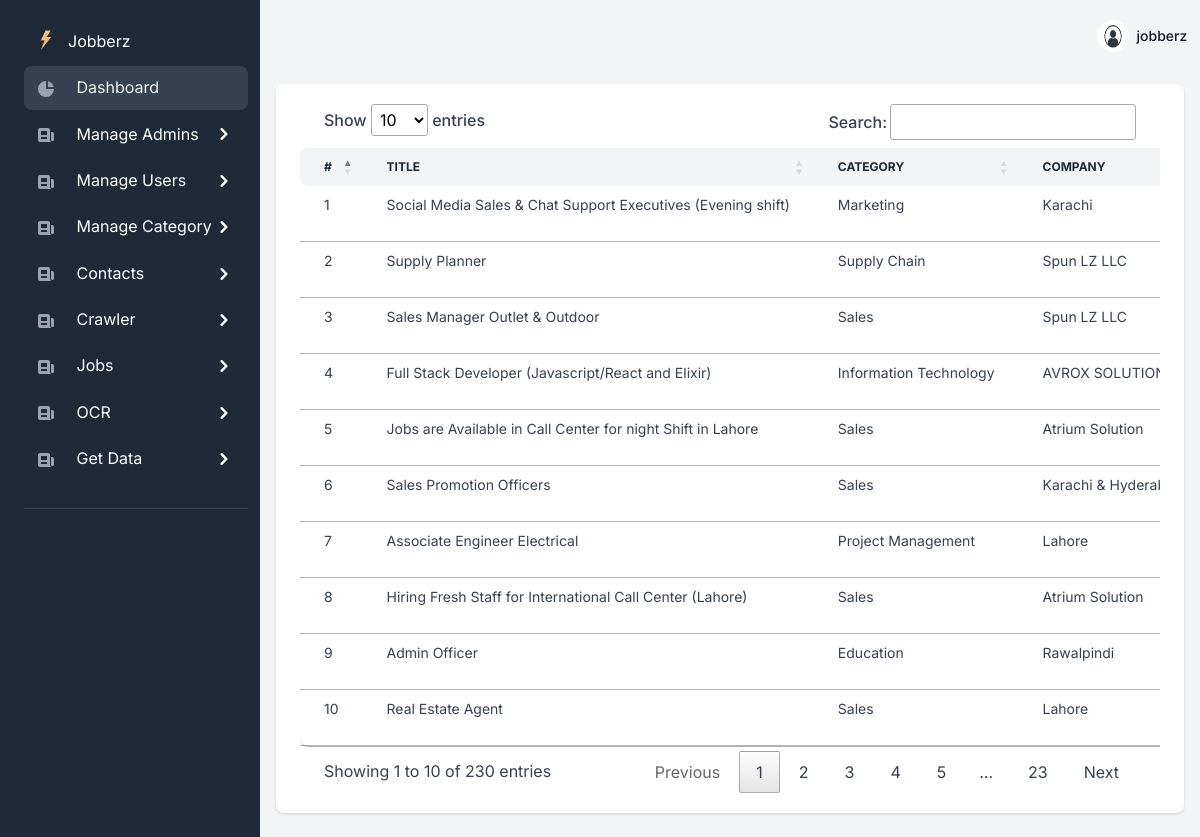
Screenshot of /AdminSide/AllJobs (signed in) with the database file from the repository.
### AdminSide/models.py (models this page shows, shortened)
class Jobs(models.Model):
    Title = models.CharField(null=True,blank=True,max_length=50)
    Link  = models.CharField(null=True,blank=True,max_length=100)
    Company = models.ForeignKey('Company',on_delete=models.CASCADE,null=True)
    Location = models.CharField(null=True,blank=True,max_length=100)
    Experience = models.CharField(null=True,blank=True,max_length=100)
    Salary = models.CharField(null=True,blank=True,max_length=100)
    Time = models.CharField(null=True,blank=True,max_length=100)
    ApplyLink = models.CharField(null=True,blank=True,max_length=100)
    Category = models.ForeignKey('Category',on_delete=models.CASCADE,null=True)
    CareerLevel = models.CharField(null=True,blank=True,max_length=100)
    Qualification = models.CharField(null=True,blank=True,max_length=100)
    Vacancies = models.CharField(null=True,blank=True,max_length=100)
    Description = models.TextField(null=True,blank=True,max_length=1000)
    Skills = models.TextField(null=True,blank=True,max_length=500)

class Category(models.Model):
    Name = models.CharField(null=True,blank=True,max_length=100)
    def __str__(self):
        return self.Name

class Company(models.Model):
    Name = models.CharField(null=True,blank=True,max_length=100)
    def __str__(self):
        return self.Name

### AdminSide/views.py (the view)
# urls.py: path('AllJobs',views.AllJobs,name="AllJobs"),
@login_required(login_url="AdminLogin")
def AllJobs(request):
	JobsAll = Jobs.objects.all()
	context = {"JobsAll":JobsAll}
	return render(request,'AdminSide/AllJobs.html',context)

### AdminSide/templates/AdminSide/AllJobs.html (shortened to what this page needs)
{% extends 'main.html' %}
{% load static %}
{% block content %}
<div class="card border-0 shadow mb-4 mt-4">
      <div class="card-body">
        <div class="table-responsive">
          <table class="table table-centered table-nowrap mb-0 rounded" id="jobsTable">
            <thead class="thead-light">
              <tr>
                <th class="border-0 rounded-start">#</th>
                <th class="border-0">Title</th>
                <th class="border-0">Category</th>
                <th class="border-0">Company</th>
              </tr>
            </thead>
            <tbody>
                {% for jobs in JobsAll %}
                <tr>
                    <td>{{forloop.counter}}</td>
                    <td>{{jobs.Title}}</td>
                    <td>{{jobs.Category}}</td>
                    <td>{{ jobs.Company }}</td>
                </tr>
                {% endfor %}
            </tbody>
          </table>
        </div>
      </div>
    </div>
{% endblock content %}

### templates/AdminHeader.html (shortened to what this page needs)
{% load static %}
<nav id="sidebarMenu" class="sidebar d-lg-block bg-gray-800 text-white collapse" data-simplebar>
  <div class="sidebar-inner px-4 pt-3">
    <ul class="nav flex-column pt-3 pt-md-0">
      <li class="nav-item">
        <a href="{% url 'index' %}" class="nav-link d-flex align-items-center">
          <span class="sidebar-icon">
            <img src="{% static 'img/brand/light.svg' %}" height="20" width="20" alt="Volt Logo" />
          </span>
          <span class="mt-1 ms-1 sidebar-text">Jobberz</span>
        </a>
      </li>
      <li class="nav-item active">
        <a href="{% url 'dashboard' %}" class="nav-link">
          <span class="sidebar-icon">
            <svg class="icon icon-xs me-2" fill="currentColor" viewBox="0 0 20 20" xmlns="http://www.w3.org/2000/svg">
              <path d="M2 10a8 8 0 018-8v8h8a8 8 0 11-16 0z"></path>
              <path d="M12 2.252A8.014 8.014 0 0117.748 8H12V2.252z"></path>
            </svg>
          </span>
          <span class="sidebar-text">Dashboard</span>
        </a>
      </li>
      <li class="nav-item">
        <span class="nav-link collapsed d-flex justify-content-between align-items-center" data-bs-toggle="collapse"
          data-bs-target="#submenu-pages">
          <span>
            <span class="sidebar-icon">
              <svg class="icon icon-xs me-2" fill="currentColor" viewBox="0 0 20 20" xmlns="http://www.w3.org/2000/svg">
                <path fill-rule="evenodd"
                  d="M2 5a2 2 0 012-2h8a2 2 0 012 2v10a2 2 0 002 2H4a2 2 0 01-2-2V5zm3 1h6v4H5V6zm6 6H5v2h6v-2z"
                  clip-rule="evenodd"></path>
                <path d="M15 7h1a2 2 0 012 2v5.5a1.5 1.5 0 01-3 0V7z"></path>
              </svg>
            </span>
            <span class="sidebar-text">Manage Admins</span>
          </span>
          <span class="link-arrow">
            <svg class="icon icon-sm" fill="currentColor" viewBox="0 0 20 20" xmlns="http://www.w3.org/2000/svg">
              <path fill-rule="evenodd"
                d="M7.293 14.707a1 1 0 010-1.414L10.586 10 7.293 6.707a1 1 0 011.414-1.414l4 4a1 1 0 010 1.414l-4 4a1 1 0 01-1.414 0z"
                clip-rule="evenodd"></path>
            </svg>
          </span>
        </span>
      </li>
      <li class="nav-item">
        <span class="nav-link collapsed d-flex justify-content-between align-items-center" data-bs-toggle="collapse"
          data-bs-target="#submenu-users">
          <span>
            <span class="sidebar-icon">
              <svg class="icon icon-xs me-2" fill="currentColor" viewBox="0 0 20 20" xmlns="http://www.w3.org/2000/svg">
                <path fill-rule="evenodd"
                  d="M2 5a2 2 0 012-2h8a2 2 0 012 2v10a2 2 0 002 2H4a2 2 0 01-2-2V5zm3 1h6v4H5V6zm6 6H5v2h6v-2z"
                  clip-rule="evenodd"></path>
                <path d="M15 7h1a2 2 0 012 2v5.5a1.5 1.5 0 01-3 0V7z"></path>
              </svg>
            </span>
            <span class="sidebar-text">Manage Users</span>
          </span>
          <span class="link-arrow">
            <svg class="icon icon-sm" fill="currentColor" viewBox="0 0 20 20" xmlns="http://www.w3.org/2000/svg">
              <path fill-rule="evenodd"
                d="M7.293 14.707a1 1 0 010-1.414L10.586 10 7.293 6.707a1 1 0 011.414-1.414l4 4a1 1 0 010 1.414l-4 4a1 1 0 01-1.414 0z"
                clip-rule="evenodd"></path>
            </svg>
          </span>
        </span>
      </li>
      <li class="nav-item">
        <span class="nav-link collapsed d-flex justify-content-between align-items-center" data-bs-toggle="collapse"
          data-bs-target="#submenu-category">
          <span>
            <span class="sidebar-icon">
              <svg class="icon icon-xs me-2" fill="currentColor" viewBox="0 0 20 20" xmlns="http://www.w3.org/2000/svg">
                <path fill-rule="evenodd"
                  d="M2 5a2 2 0 012-2h8a2 2 0 012 2v10a2 2 0 002 2H4a2 2 0 01-2-2V5zm3 1h6v4H5V6zm6 6H5v2h6v-2z"
                  clip-rule="evenodd"></path>
                <path d="M15 7h1a2 2 0 012 2v5.5a1.5 1.5 0 01-3 0V7z"></path>
              </svg>
            </span>
            <span class="sidebar-text">Manage Category</span>
          </span>
          <span class="link-arrow">
            <svg class="icon icon-sm" fill="currentColor" viewBox="0 0 20 20" xmlns="http://www.w3.org/2000/svg">
              <path fill-rule="evenodd"
                d="M7.293 14.707a1 1 0 010-1.414L10.586 10 7.293 6.707a1 1 0 011.414-1.414l4 4a1 1 0 010 1.414l-4 4a1 1 0 01-1.414 0z"
                clip-rule="evenodd"></path>
            </svg>
          </span>
        </span>
      </li>
      <li class="nav-item">
        <span class="nav-link collapsed d-flex justify-content-between align-items-center" data-bs-toggle="collapse"
          data-bs-target="#submenu-contact">
          <span>
            <span class="sidebar-icon">
              <svg class="icon icon-xs me-2" fill="currentColor" viewBox="0 0 20 20" xmlns="http://www.w3.org/2000/svg">
                <path fill-rule="evenodd"
                  d="M2 5a2 2 0 012-2h8a2 2 0 012 2v10a2 2 0 002 2H4a2 2 0 01-2-2V5zm3 1h6v4H5V6zm6 6H5v2h6v-2z"
                  clip-rule="evenodd"></path>
                <path d="M15 7h1a2 2 0 012 2v5.5a1.5 1.5 0 01-3 0V7z"></path>
              </svg>
            </span>
            <span class="sidebar-text">Contacts</span>
          </span>
          <span class="link-arrow">
            <svg class="icon icon-sm" fill="currentColor" viewBox="0 0 20 20" xmlns="http://www.w3.org/2000/svg">
              <path fill-rule="evenodd"
                d="M7.293 14.707a1 1 0 010-1.414L10.586 10 7.293 6.707a1 1 0 011.414-1.414l4 4a1 1 0 010 1.414l-4 4a1 1 0 01-1.414 0z"
                clip-rule="evenodd"></path>
            </svg>
          </span>
        </span>
      </li>
      <li class="nav-item">
        <span class="nav-link collapsed d-flex justify-content-between align-items-center" data-bs-toggle="collapse"
          data-bs-target="#submenu-crawler">
          <span>
            <span class="sidebar-icon">
              <svg class="icon icon-xs me-2" fill="currentColor" viewBox="0 0 20 20" xmlns="http://www.w3.org/2000/svg">
                <path fill-rule="evenodd"
                  d="M2 5a2 2 0 012-2h8a2 2 0 012 2v10a2 2 0 002 2H4a2 2 0 01-2-2V5zm3 1h6v4H5V6zm6 6H5v2h6v-2z"
                  clip-rule="evenodd"></path>
                <path d="M15 7h1a2 2 0 012 2v5.5a1.5 1.5 0 01-3 0V7z"></path>
              </svg>
            </span>
            <span class="sidebar-text">Crawler</span>
          </span>
          <span class="link-arrow">
            <svg class="icon icon-sm" fill="currentColor" viewBox="0 0 20 20" xmlns="http://www.w3.org/2000/svg">
              <path fill-rule="evenodd"
                d="M7.293 14.707a1 1 0 010-1.414L10.586 10 7.293 6.707a1 1 0 011.414-1.414l4 4a1 1 0 010 1.414l-4 4a1 1 0 01-1.414 0z"
                clip-rule="evenodd"></path>
            </svg>
          </span>
        </span>
      </li>
      <li class="nav-item">
        <span class="nav-link collapsed d-flex justify-content-between align-items-center" data-bs-toggle="collapse"
          data-bs-target="#submenu-jobs">
          <span>
            <span class="sidebar-icon">
              <svg class="icon icon-xs me-2" fill="currentColor" viewBox="0 0 20 20" xmlns="http://www.w3.org/2000/svg">
                <path fill-rule="evenodd"
                  d="M2 5a2 2 0 012-2h8a2 2 0 012 2v10a2 2 0 002 2H4a2 2 0 01-2-2V5zm3 1h6v4H5V6zm6 6H5v2h6v-2z"
                  clip-rule="evenodd"></path>
                <path d="M15 7h1a2 2 0 012 2v5.5a1.5 1.5 0 01-3 0V7z"></path>
              </svg>
            </span>
            <span class="sidebar-text">Jobs</span>
          </span>
          <span class="link-arrow">
            <svg class="icon icon-sm" fill="currentColor" viewBox="0 0 20 20" xmlns="http://www.w3.org/2000/svg">
              <path fill-rule="evenodd"
                d="M7.293 14.707a1 1 0 010-1.414L10.586 10 7.293 6.707a1 1 0 011.414-1.414l4 4a1 1 0 010 1.414l-4 4a1 1 0 01-1.414 0z"
                clip-rule="evenodd"></path>
            </svg>
          </span>
        </span>
      </li>
      <li class="nav-item">
        <span class="nav-link collapsed d-flex justify-content-between align-items-center" data-bs-toggle="collapse"
          data-bs-target="#submenu-ocr">
          <span>
            <span class="sidebar-icon">
              <svg class="icon icon-xs me-2" fill="currentColor" viewBox="0 0 20 20" xmlns="http://www.w3.org/2000/svg">
                <path fill-rule="evenodd"
                  d="M2 5a2 2 0 012-2h8a2 2 0 012 2v10a2 2 0 002 2H4a2 2 0 01-2-2V5zm3 1h6v4H5V6zm6 6H5v2h6v-2z"
                  clip-rule="evenodd"></path>
                <path d="M15 7h1a2 2 0 012 2v5.5a1.5 1.5 0 01-3 0V7z"></path>
              </svg>
            </span>
            <span class="sidebar-text">OCR</span>
          </span>
          <span class="link-arrow">
            <svg class="icon icon-sm" fill="currentColor" viewBox="0 0 20 20" xmlns="http://www.w3.org/2000/svg">
              <path fill-rule="evenodd"
                d="M7.293 14.707a1 1 0 010-1.414L10.586 10 7.293 6.707a1 1 0 011.414-1.414l4 4a1 1 0 010 1.414l-4 4a1 1 0 01-1.414 0z"
                clip-rule="evenodd"></path>
            </svg>
          </span>
        </span>
      </li>
      <li class="nav-item">
        <span class="nav-link collapsed d-flex justify-content-between align-items-center" data-bs-toggle="collapse"
          data-bs-target="#submenu-getData">
          <span>
            <span class="sidebar-icon">
              <svg class="icon icon-xs me-2" fill="currentColor" viewBox="0 0 20 20" xmlns="http://www.w3.org/2000/svg">
                <path fill-rule="evenodd"
                  d="M2 5a2 2 0 012-2h8a2 2 0 012 2v10a2 2 0 002 2H4a2 2 0 01-2-2V5zm3 1h6v4H5V6zm6 6H5v2h6v-2z"
                  clip-rule="evenodd"></path>
                <path d="M15 7h1a2 2 0 012 2v5.5a1.5 1.5 0 01-3 0V7z"></path>
              </svg>
            </span>
            <span class="sidebar-text">Get Data</span>
          </span>
          <span class="link-arrow">
            <svg class="icon icon-sm" fill="currentColor" viewBox="0 0 20 20" xmlns="http://www.w3.org/2000/svg">
              <path fill-rule="evenodd"
                d="M7.293 14.707a1 1 0 010-1.414L10.586 10 7.293 6.707a1 1 0 011.414-1.414l4 4a1 1 0 010 1.414l-4 4a1 1 0 01-1.414 0z"
                clip-rule="evenodd"></path>
            </svg>
          </span>
        </span>
      </li>
      <li role="separator" class="dropdown-divider mt-4 mb-3 border-gray-700"></li>
    </ul>
  </div>
</nav>
<main class="content">
  <nav class="navbar navbar-top navbar-expand navbar-dashboard navbar-dark ps-0 pe-2 pb-0">
    <div class="container-fluid px-0">
      <ul class="navbar-nav align-items-center">
        <li class="nav-item dropdown ms-lg-3">
          <a class="nav-link dropdown-toggle pt-1 px-0" href="#" role="button" data-bs-toggle="dropdown"
            aria-expanded="false">
            <div class="media d-flex align-items-center">
              <img class="avatar rounded-circle" alt="Image placeholder"
                src="{% static 'img/team/profile-picture-7.jpg' %}" />
              <div class="media-body ms-2 text-dark align-items-center d-none d-lg-block">
                {% if user.is_authenticated %}
                <span class="mb-0 font-small fw-bold text-gray-900">{{ user.username }}</span>
                {% endif %}
              </div>
            </div>
          </a>
        </li>
      </ul>
    </div>
  </nav>

### rows the page displays
Jobs: Title "Social Media Sales & Chat Support Executives (Evening shift)", Category "Marketing", Company "Karachi"
Jobs: Title "Supply Planner", Category "Supply Chain", Company "Spun LZ LLC"
Jobs: Title "Sales Manager Outlet & Outdoor", Category "Sales", Company "Spun LZ LLC"
Jobs: Title "Full Stack Developer (Javascript/React and Elixir)", Category "Information Technology", Company "AVROX…"
Jobs: Title "Jobs are Available in Call Center for night Shift in Lahore", Category "Sales", Company "Atrium Solution"
Jobs: Title "Sales Promotion Officers", Category "Sales", Company "Karachi &…"
Jobs: Title "Associate Engineer Electrical", Category "Project Management", Company "Lahore"
Jobs: Title "Hiring Fresh Staff for International Call Center (Lahore)", Category "Sales", Company "Atrium Solution"
Jobs: Title "Admin Officer", Category "Education", Company "Rawalpindi"
Jobs: Title "Real Estate Agent", Category "Sales", Company "Lahore"

### other values shown
{{ user.username }} "jobberz"
